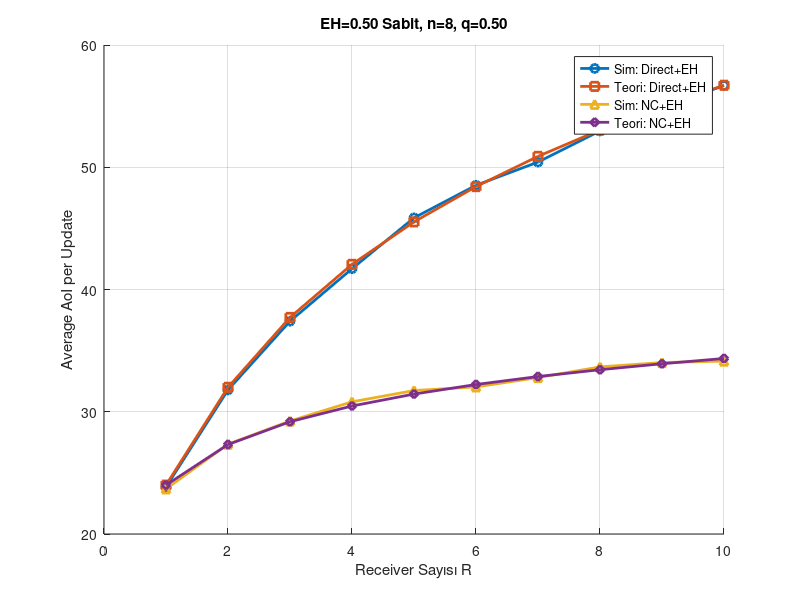

Write the MATLAB code that produced this figure.
clc; clear;


n         = 8;            % Packet number
q         = 0.5;          % Erasure
lamE      = 0.5;          % EH rate
R_vals    = 1:10;         % Receiver
num_trials= 1000;         % Monte Carlo
Kmax      = 2000;         % tail‑sum
p         = 1 - q;        % success


sim_dir    = zeros(size(R_vals));
sim_nc     = zeros(size(R_vals));
theory_dir = zeros(size(R_vals));
theory_nc  = zeros(size(R_vals));
k_frame    = 1:Kmax;
beta       = n:Kmax;
ED         = 1 + 1/lamE;  

for ri = 1:length(R_vals)
    R = R_vals(ri);

    % Direct+EH 
    tot = 0;
    for tr = 1:num_trials
        bat   = 0;
        slots = 0;
        for pkt = 1:n
            rec = zeros(1,R);
            while any(rec<1)
                if bat
                    bat = 0;
                    rec = rec + (rand(1,R)>q);
                else
                    if rand < lamE, bat = 1; end
                end
                slots = slots + 1;
            end
        end
        tot = tot + slots/2;
    end
    sim_dir(ri) = tot/num_trials;

    % NC+EH 
    tot = 0;
    for tr = 1:num_trials
        bat   = 0;
        slots = 0;
        coded = zeros(1,R);
        while any(coded<n)
            if bat
                bat   = 0;
                coded = coded + (rand(1,R)>q);
            else
                if rand < lamE, bat = 1; end
            end
            slots = slots + 1;
        end
        tot = tot + slots/2;
    end
    sim_nc(ri) = tot/num_trials;

    % Direct+EH theoretical
    EM_dir = sum( 1 - (1 - (1-p).^(k_frame-1)).^R );
    theory_dir(ri) = n * EM_dir * ED / 2;

    % NC+EH theoretical
    Pfail   = binocdf(n-1, beta, p);
    EM_nc   = sum( 1 - (1 - Pfail).^R );
    theory_nc(ri) = 0.5*(n + EM_nc)*ED;
end


figure; hold on;
plot(R_vals, sim_dir,    '-o','LineWidth',2,'DisplayName','Sim: Direct+EH');
plot(R_vals, theory_dir, '-s','LineWidth',2,'DisplayName','Teori: Direct+EH');
plot(R_vals, sim_nc,     '-^','LineWidth',2,'DisplayName','Sim: NC+EH');
plot(R_vals, theory_nc,  '-d','LineWidth',2,'DisplayName','Teori: NC+EH');
xlabel('Receiver Sayısı R');
ylabel('Average AoI per Update');
title(sprintf('EH=%.2f Sabit, n=%d, q=%.2f', lamE,n,q));
legend('Location','NorthEast');
grid on;
